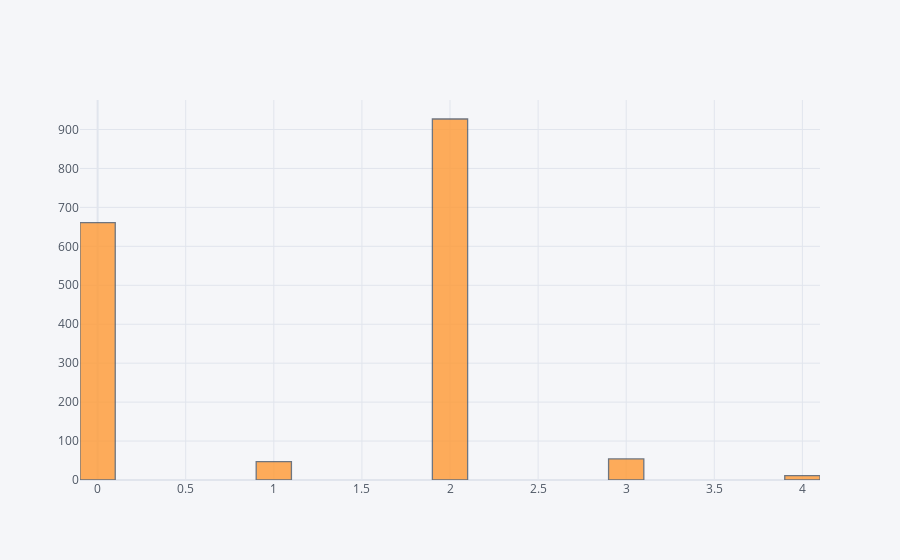

Source (notebook cell):
### Code cell
df['FK_STENOK'].iplot(kind='hist',bins=25)

### Figure 1 — Plotly figure (JSON) as saved in the notebook; plotly's stock layout.template omitted (floating-point values rounded to 4 significant figures; data arrays with more than 128 entries replaced by an {"elided": "..."} marker saying what was removed)
{"data": [{"histfunc": "count", "histnorm": "", "marker": {"color": "rgba(255, 153, 51, 1.0)", "line": {"color": "#4D5663", "width": 1.3}}, "name": "FK_STENOK", "nbinsx": 25, "opacity": 0.8, "orientation": "v", "type": "histogram", "x": {"elided": "1700 int values"}}], "layout": {"barmode": "overlay", "legend": {"bgcolor": "#F5F6F9", "font": {"color": "#4D5663"}}, "paper_bgcolor": "#F5F6F9", "plot_bgcolor": "#F5F6F9", "title": {"font": {"color": "#4D5663"}}, "xaxis": {"gridcolor": "#E1E5ED", "showgrid": true, "tickfont": {"color": "#4D5663"}, "title": {"font": {"color": "#4D5663"}, "text": ""}, "zerolinecolor": "#E1E5ED"}, "yaxis": {"gridcolor": "#E1E5ED", "showgrid": true, "tickfont": {"color": "#4D5663"}, "title": {"font": {"color": "#4D5663"}, "text": ""}, "zerolinecolor": "#E1E5ED"}}}
